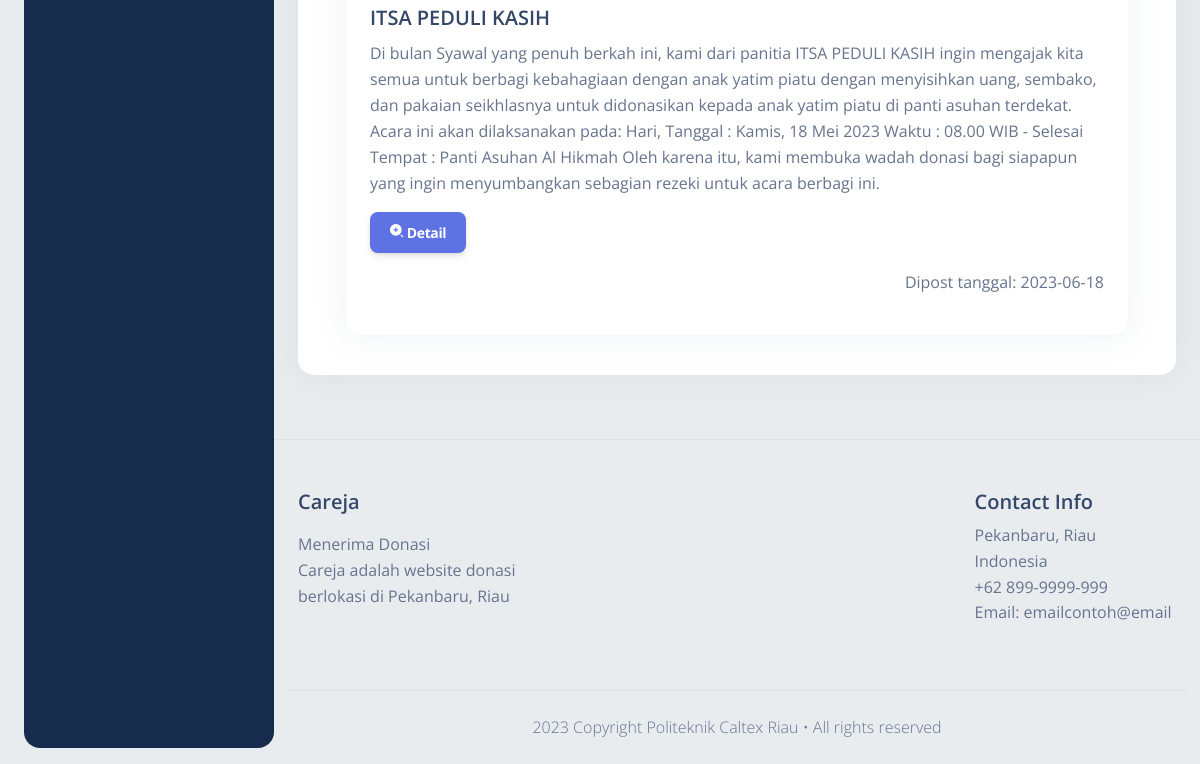
The app's page /index.php/halaman/list_terlama (lower part), older data.
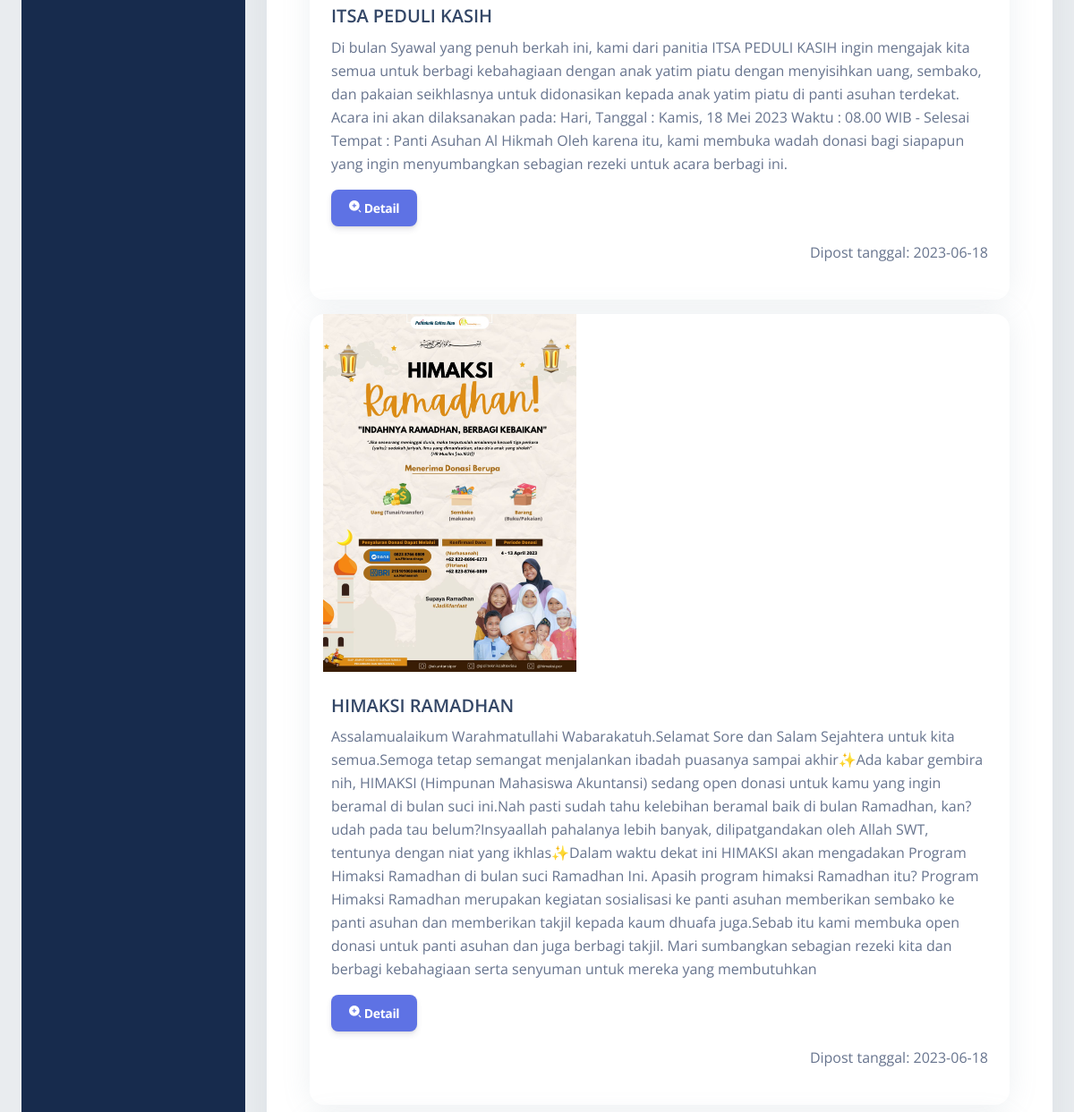
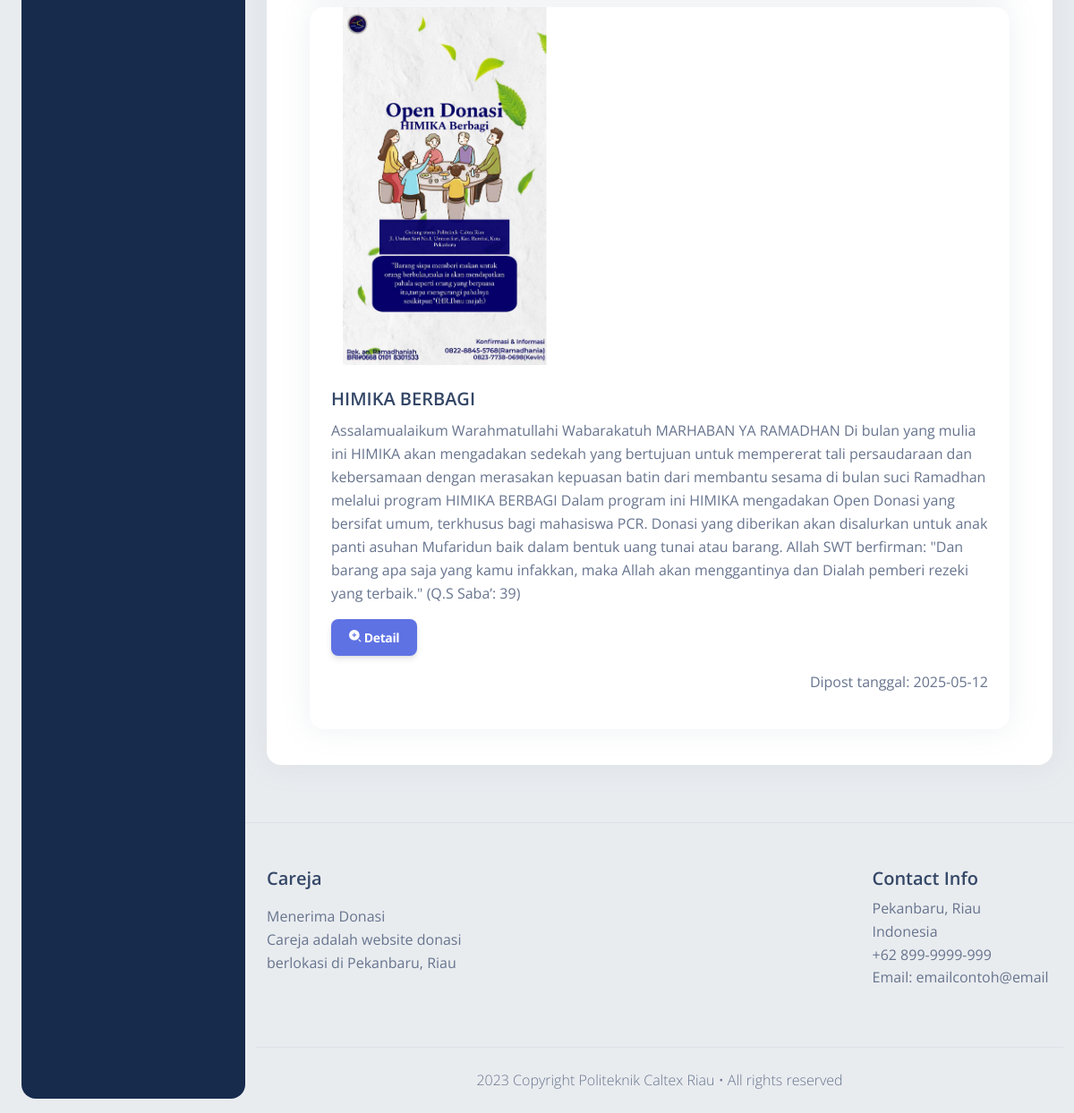
The same page, newer data (2 pictures, top to bottom).
### tables this page shows
CREATE TABLE `donasi` (
  `id` int(11) NOT NULL COMMENT 'Primary Key',
  `nama` varchar(100) NOT NULL COMMENT 'Nama Produk',
  `keterangan` mediumtext NOT NULL COMMENT 'Keterangan tentang produk',
  `gambar` varchar(100) NOT NULL COMMENT 'Gambar Produk',
  `tanggal_upload` date NOT NULL DEFAULT current_timestamp(),
  `tanggal_batas` date DEFAULT NULL
);

### application/controllers/Halaman.php (called while the page is built, shortened)
<?php
class Halaman extends CI_Controller {
	public function __construct()
	{
		$this->load->model('Donasi_model');
	}
	public function list_terlama()
	{
		$data['judul'] = "Donasi yang tesedia";
		$data['produk'] = $this->Donasi_model->getFirstId();
		$this->load->view("non_login/layout/header", $data);
		$this->load->view("non_login/nlist_donasi", $data);
		$this->load->view("non_login/layout/footer", $data);
	}
}

### index.php (called while the page is built, shortened)
<?php
require_once BASEPATH.'core/CodeIgniter.php';

### application/models/Donasi_model.php (called while the page is built, shortened)
<?php
class Donasi_model extends CI_Model
{
    public function __construct()
    {
        $this->db->protect_identifiers('donasi');
        $this->db->protect_identifiers('user');
        $this->db->protect_identifiers('riwayat');
    }
    public function getFirstId(){
        $query = $this->db->query("Select * from donasi where tanggal_batas >= curdate() || tanggal_batas is null order by id asc limit 5");
        return $query->result_array();
    }
}
?>

### application/views/non_login/nlist_donasi.php (the view, shortened to what this page needs)
<div class="container-fluid py-0">
    <div class="row text-center">
        <div class="col-15">
            <div class="card mb-3 text-center">
                <div class="card-body">
                    <div class="container-fluid">
                        <div class="row">
                            <?php foreach ($produk as $us) : ?>
                                    <div id="carouselExampleControls" class="carousel slide" data-bs-ride="carousel">
                                        <div class="card border-info mb-3 text-start" style="width: auto;">
                                            <a href="javascript:;" class="d-block">
                                                <img src="<?= base_url('assets/img/') . $us['gambar']; ?>" class="col-auto img-fluid border-radius-lg" style="height:400px">
                                            </a>
                                            <div class="card-body">
                                                <h5 class="card-title">
                                                    <div><?= $us['nama'] ?></div>
                                                </h5>
                                                <p class="card-text"><?= substr($us['keterangan'], 0, 1000); ?>
                                                    <?php if (mb_strlen($us['keterangan']) >= 1000) { ?>
                                                        .....
                                                    <?php } ?></p>
                                                <a href="<?= base_url('User/info/') . $us['id'] ?>" class="btn btn-primary">
                                                    <span class="btn-inner--icon"><i class="ni ni-zoom-split-in"></i>
                                                        Detail</a>
                                                <p class="text-sm-end">Dipost tanggal: <?= $us['tanggal_upload'] ?></p>
                                            </div>
                                        </div>
                                    </div>
                            <?php endforeach ?>
                        </div>
                    </div>
                </div>
            </div>
        </div>
    </div>
</div>

Row changes from the older to the newer data that the page shows:
now on this page (row edited): donasi: gambar (picture), nama "HIMAKSI RAMADHAN", keterangan "Assalamualaikum Warahmatullahi Wabarakatuh.Selamat Sore dan Salam Sejahtera untuk kita semua.Semoga tetap semangat menjalankan ibadah puasanya sampai akhir✨Ada kabar gembira nih, HIMAKSI (Himpunan Mahasiswa Akuntansi) sedang open donasi untuk kamu yang ingin beramal di bulan suci ini.Nah pasti sudah tahu kelebihan beramal baik di bulan Ramadhan, kan? udah pada tau belum?Insyaallah pahalanya lebih banyak, dilipatgandakan oleh Allah SWT, tentunya dengan niat yang ikhlas✨Dalam waktu dekat ini HIMAKSI akan mengadakan Program Himaksi Ramadhan di bulan suci Ramadhan Ini. Apasih program himaksi Ramadhan itu? Program Himaksi Ramadhan merupakan kegiatan sosialisasi ke panti asuhan memberikan sembako…", tanggal_upload "2023-06-18"
added donasi: gambar (picture), nama "HIMIKA BERBAGI", keterangan "Assalamualaikum Warahmatullahi Wabarakatuh MARHABAN YA RAMADHAN Di bulan yang mulia ini HIMIKA akan mengadakan sedekah yang bertujuan untuk mempererat tali persaudaraan dan kebersamaan dengan merasakan kepuasan batin dari membantu sesama di bulan suci Ramadhan melalui program HIMIKA BERBAGI Dalam program ini HIMIKA mengadakan Open Donasi yang bersifat umum, terkhusus bagi mahasiswa PCR. Donasi yang diberikan akan disalurkan untuk anak panti asuhan Mufaridun baik dalam bentuk uang tunai atau barang. Allah SWT berfirman: \"Dan barang apa saja yang kamu infakkan, maka Allah akan menggantinya dan Dialah pemberi rezeki yang terbaik.\" (Q.S Saba’: 39)", tanggal_upload "2025-05-12"
